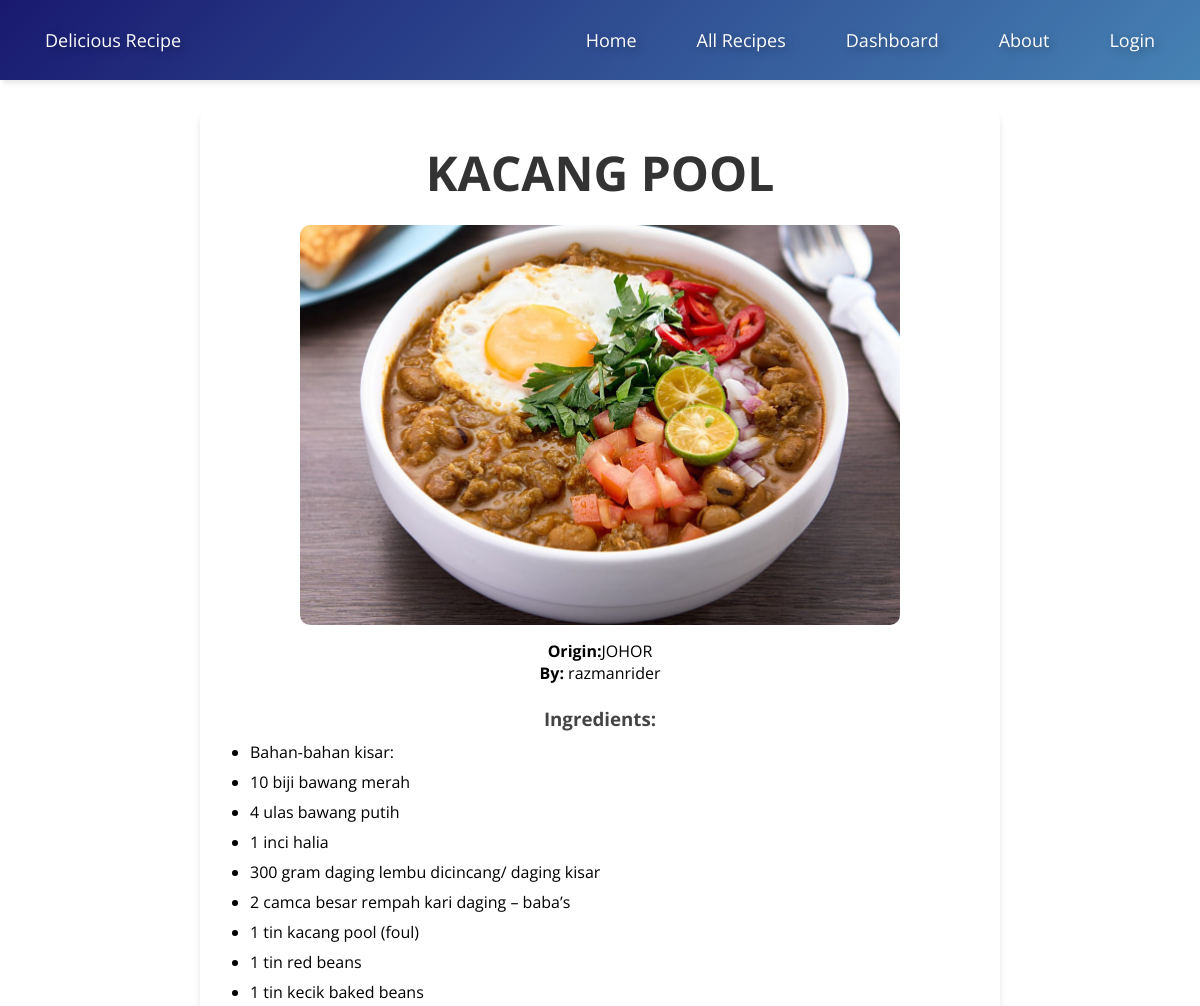
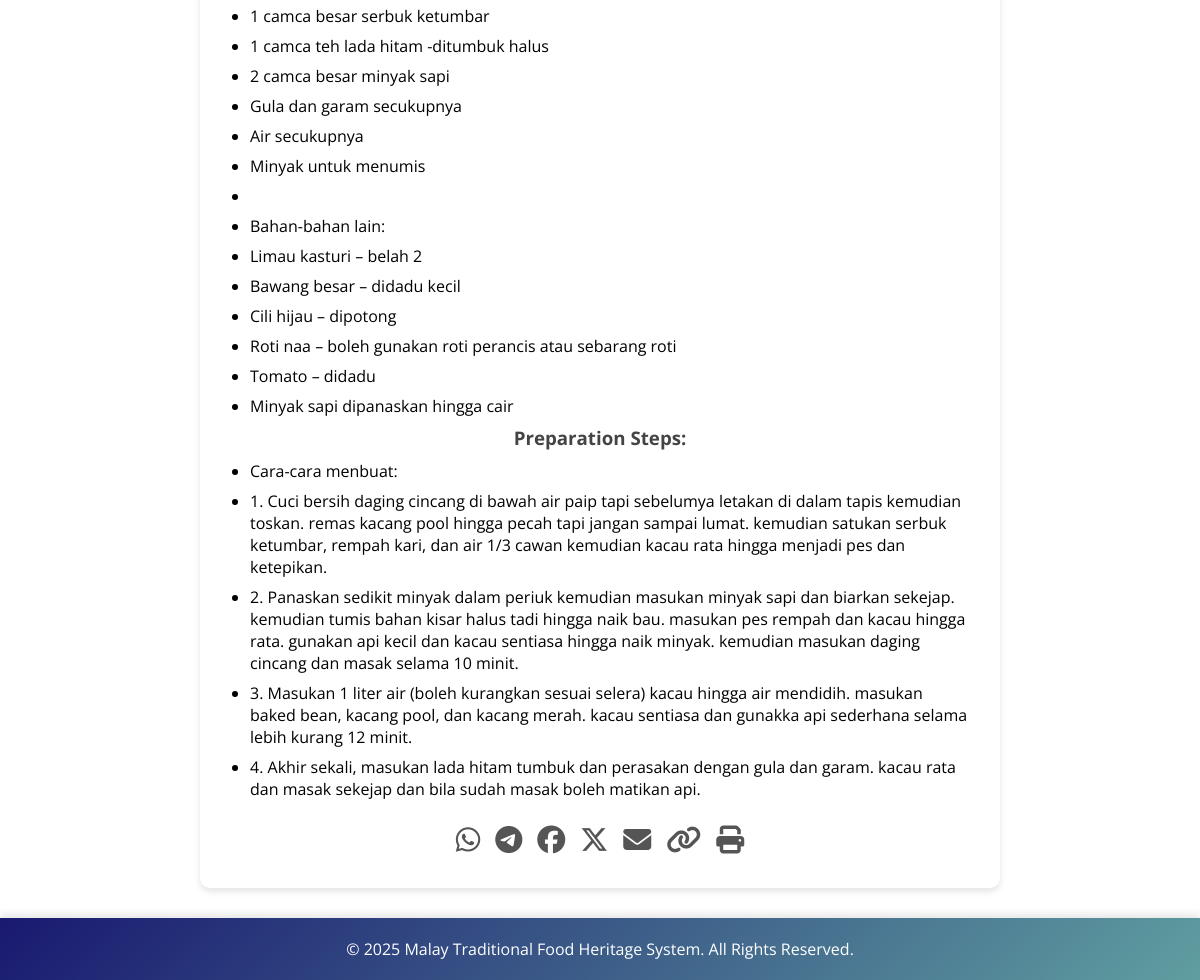
/recipe.php?id=2, run on the app's committed database (2 pictures, top to bottom).
### tables this page shows
CREATE TABLE `recipes` (
  `id` int(11) NOT NULL,
  `name` varchar(255) NOT NULL,
  `picture` varchar(255) DEFAULT NULL,
  `ingredients` text NOT NULL,
  `steps` text NOT NULL,
  `origin` varchar(255) DEFAULT NULL,
  `submitted_by` varchar(255) DEFAULT NULL,
  `status` enum('pending','approved','rejected') DEFAULT 'pending',
  `rejection_comment` text DEFAULT NULL,
  `created_at` timestamp NOT NULL DEFAULT current_timestamp(),
  `updated_at` timestamp NOT NULL DEFAULT current_timestamp() ON UPDATE current_timestamp()
);

### recipe.php (the view, shortened to what this page needs)
<?php
$host = 'localhost';
$dbname = 'malay_traditional_food_heritage_system';
$username = 'root';
$password = '';
try {
    $pdo = new PDO("mysql:host=$host;dbname=$dbname", $username, $password);
    $pdo->setAttribute(PDO::ATTR_ERRMODE, PDO::ERRMODE_EXCEPTION);
} catch (PDOException $e) {
    die("Database connection failed: " . $e->getMessage());
}
$recipeId = intval($_GET['id']);
$sql = "SELECT * FROM recipes WHERE id = :id AND status = 'approved'";
$stmt = $pdo->prepare($sql);
$stmt->bindParam(':id', $recipeId, PDO::PARAM_INT);
$stmt->execute();
$recipe = $stmt->fetch(PDO::FETCH_ASSOC);
?>
<!DOCTYPE html>
<html lang="en">
<head>
    <link rel="stylesheet" href="recipestyle.css">
    <link rel="stylesheet" href="https://cdnjs.cloudflare.com/ajax/libs/font-awesome/6.6.0/css/all.min.css">
</head>
<body>
<?php
$isLoggedIn = isset($_SESSION['logged_in']) && $_SESSION['logged_in'];
?>
            <nav>
                <ul>
                    <li><a href="home.php">Delicious Recipe</a></li>
                    <li class="hideOnMobile"><a href="home.php">Home</a></li>
                    <li class="hideOnMobile"><a href="all_recipes.php">All Recipes</a></li>
                    <li class="hideOnMobile"><a href="dashboard.php">Dashboard</a></li>
                    <li class="hideOnMobile"><a href="about.php">About</a></li>
                    <?php if ($isLoggedIn): ?>
                        <li class="hideOnMobile"><a href="logout.php">Logout</a></li>
                    <?php else: ?>
                        <li class="hideOnMobile"><a href="login.php">Login</a></li>
                    <?php endif; ?>
                </ul>
            </nav>
<div class="container">
    <div class="recipe-details">
    <div id="printableRecipe">
        <h2 class="recipe-title"><?php echo htmlspecialchars($recipe['name']); ?></h2>
        <img src="<?php echo htmlspecialchars($recipe['picture']); ?>" alt="<?php echo htmlspecialchars($recipe['name']); ?>" class="recipe-image">
        <p><strong>Origin:</strong><?php echo htmlspecialchars($recipe['origin']); ?></p>
        <p><strong>By:</strong> <?php echo htmlspecialchars($recipe['submitted_by']); ?></p>
        <br/>
        <h3>Ingredients:</h3>
        <ul>
            <?php
            $ingredients = explode("\n", $recipe['ingredients']);
            foreach ($ingredients as $ingredient) {
                echo "<li>" . htmlspecialchars($ingredient) . "</li>";
            }
            ?>
        </ul>
        <h3>Preparation Steps:</h3>
        <ul>
            <?php
            $steps = explode("\n", $recipe['steps']);
            foreach ($steps as $step) {
                echo "<li>" . htmlspecialchars($step) . "</li>";
            }
            ?>
        </ul>
        </div>
            <div class="share-buttons">
                <a href="#" id="whatsappBtn" title="Share on WhatsApp"><i class="fab fa-whatsapp"></i></a>
                <a href="#" id="telegramBtn" title="Share on Telegram"><i class="fab fa-telegram"></i></a>
                <a href="#" id="facebookBtn" title="Share on Facebook"><i class="fab fa-facebook"></i></a>
                <a href="#" id="twitterBtn" title="Share on Twitter"><i class="fab fa-x-twitter"></i></a>
                <a href="#" id="emailBtn" title="Share via Email"><i class="fas fa-envelope"></i></a>
                <a href="#" id="copyLinkBtn" title="Copy Link"><i class="fas fa-link"></i></a>
                <a href="#" id="printBtn" title="Print Recipe"><i class="fas fa-print"></i></a>
            </div>
    </div>
</div>
<footer>
    <p>&copy; <?php echo date("Y"); ?> Malay Traditional Food Heritage System. All Rights Reserved.</p>
</footer>
</body>
</html>

### recipestyle.css (style rules this page uses)
* { margin: 0; padding: 0; box-sizing: border-box; font-family: "Open Sans", sans-serif; }
body { min-height: 100vh; background: rgb(255, 255, 255); }
nav { background: linear-gradient(135deg, #191970, #4682b4); box-shadow: 3px 3px 5px rgba(0, 0, 0, 0.1); color: #fff; padding: 15px; font-size: 18px; text-shadow: 3px 3px 8px rgba(0, 0, 0, 0.3); }
nav ul { width: 100%; list-style: none; display: flex; justify-content: flex-end; align-items: center; }
nav li { height: 50px; }
nav a { height: 100%; padding: 0 30px; text-decoration: none; display: flex; align-items: center; color: #fff; }
nav li:first-child { margin-right: auto; }
.container { width: 90%; max-width: 1200px; margin: 0 auto; display: flex; align-items: center; justify-content: space-between; }
.recipe-details { background: #fff; padding: 30px; box-shadow: 0 4px 6px rgba(0, 0, 0, 0.1); margin: 30px auto; max-width: 800px; border-radius: 10px; text-align: center; }
.recipe-title { font-size: 48px; margin-bottom: 20px; color: #333; }
.recipe-image { width: 100%; max-width: 600px; height: 400px; object-fit: cover; border-radius: 10px; margin-bottom: 10px; }
.recipe-details h3 { margin-bottom: 10px; color: #444; }
.recipe-details ul { list-style-type: disc; margin-left: 20px; text-align: left; }
.recipe-details ul li { margin-bottom: 8px; }
footer { background: linear-gradient(135deg, #191970, #5f9ea0); color: #fff; padding: 20px; text-align: center; box-shadow: 0 -4px 8px rgba(0, 0, 0, 0.1); }

### recipe.php (style rules this page uses)
.share-buttons { display: flex; justify-content: center; gap: 15px; margin-top: 20px; }
.share-buttons a { text-decoration: none; font-size: 28px; color: #555; transition: color 0.3s ease-in-out; }

### data on the page
recipes: name "KACANG POOL", picture (picture), origin "JOHOR", submitted_by "razmanrider", ingredients "Bahan-bahan kisar:", ingredients "10 biji bawang merah", ingredients "4 ulas bawang putih", ingredients "1 inci halia", ingredients "300 gram daging lembu dicincang/ daging kisar", ingredients "2 camca besar rempah kari daging – baba’s", ingredients "1 tin kacang pool (foul)", ingredients "1 tin red beans", ingredients "1 tin kecik baked beans", ingredients "1 camca besar serbuk ketumbar", ingredients "1 camca teh lada hitam -ditumbuk halus", ingredients "2 camca besar minyak sapi", ingredients "Gula dan garam secukupnya", ingredients "Air secukupnya", ingredients "Minyak untuk menumis", ingredients "Bahan-bahan lain:", ingredients "Limau kasturi – belah 2", ingredients "Bawang besar – didadu kecil", ingredients "Cili hijau – dipotong", ingredients "Roti naa – boleh gunakan roti perancis atau sebarang roti", ingredients "Tomato – didadu", ingredients "Minyak sapi dipanaskan hingga cair", steps "Cara-cara menbuat:", steps "1. Cuci bersih daging cincang di bawah air paip tapi sebelumya letakan di dalam tapis kemudian toskan. remas kacang pool hingga pecah tapi jangan sampai lumat. kemudian satukan serbuk ketumbar, rempah kari, dan air 1/3 cawan kemudian kacau rata hingga menjadi pes dan ketepikan.", steps "2. Panaskan sedikit minyak dalam periuk kemudian masukan minyak sapi dan biarkan sekejap. kemudian tumis bahan kisar halus tadi hingga naik bau. masukan pes rempah dan kacau hingga rata. gunakan api kecil dan kacau sentiasa hingga naik minyak. kemudian masukan daging cincang dan masak selama 10 minit.", steps "3. Masukan 1 liter air (boleh kurangkan sesuai selera) kacau hingga air mendidih. masukan baked bean, kacang pool, dan kacang merah. kacau sentiasa dan gunakka api sederhana selama lebih kurang 12 minit.", steps "4. Akhir sekali, masukan lada hitam tumbuk dan perasakan dengan gula dan garam. kacau rata dan masak sekejap dan bila sudah masak boleh matikan api."
